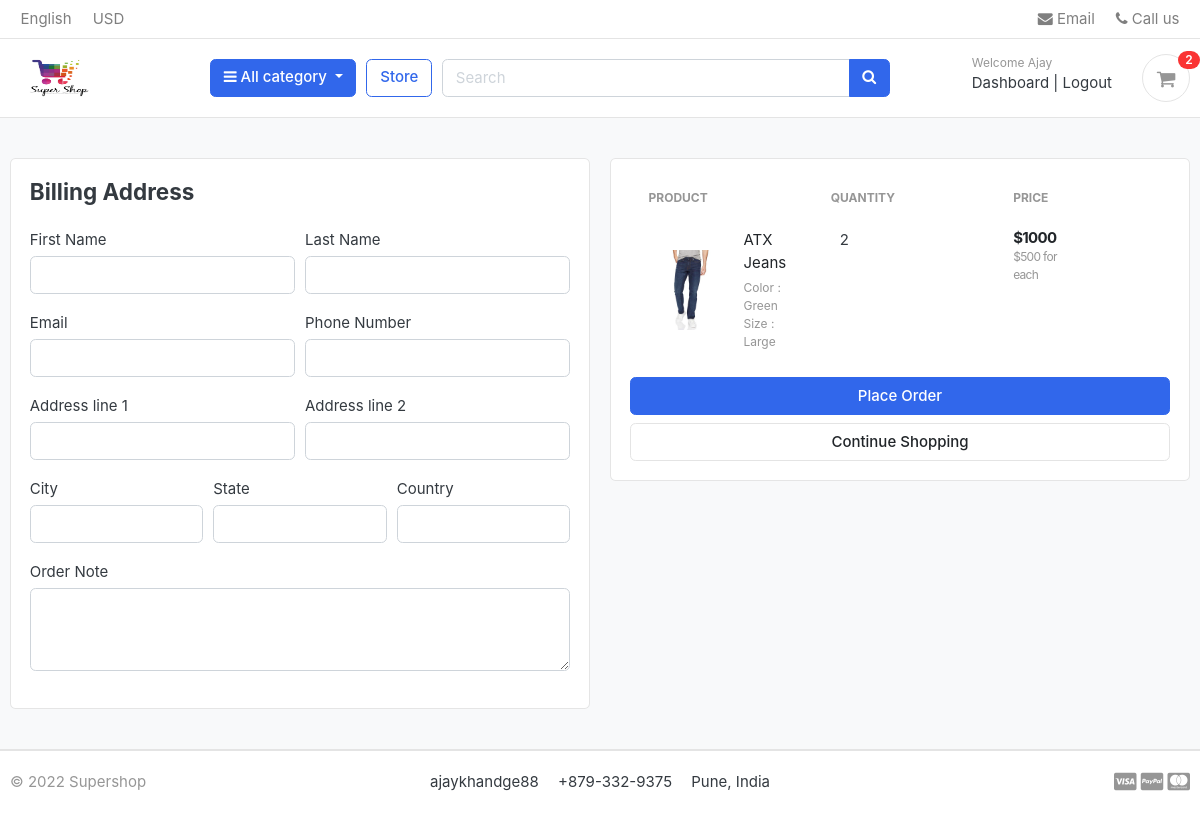
Page /cart/checkout/ (signed in) on the earlier database version.
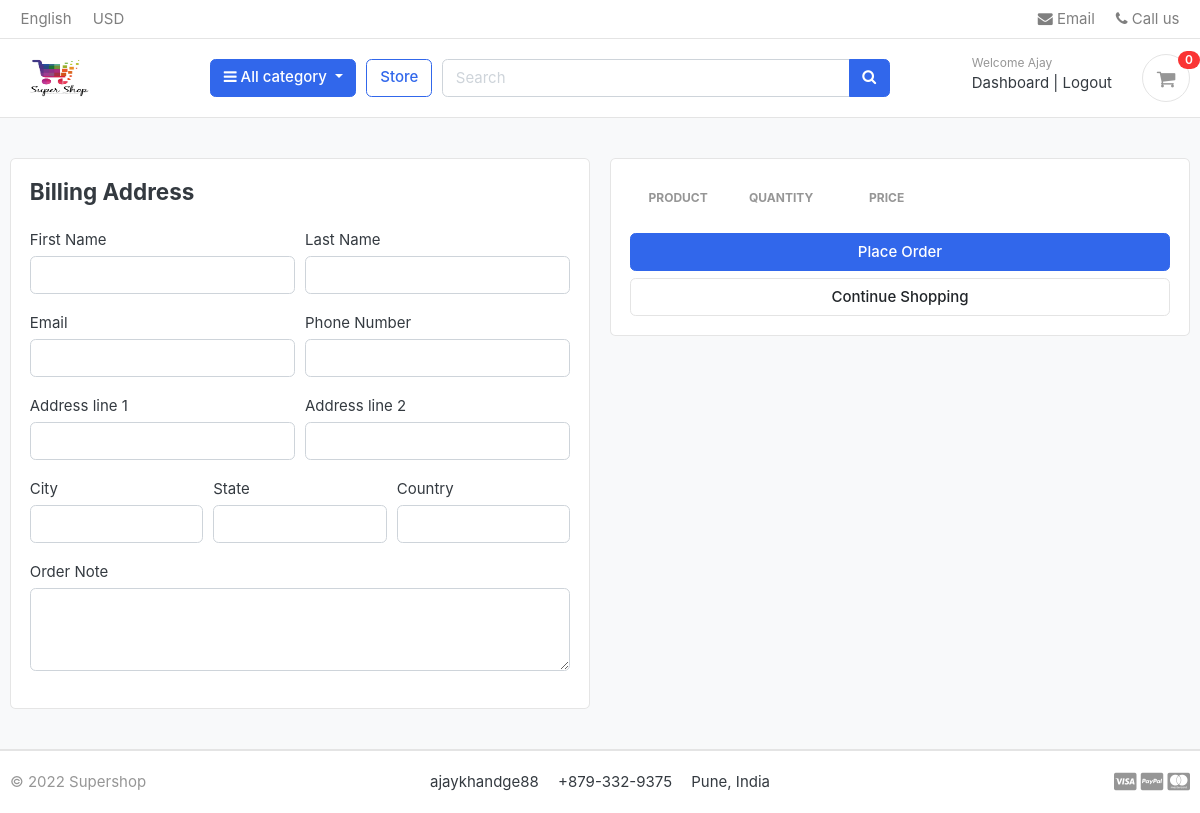
Same page on the later database version.
### carts/models.py (models this page shows, shortened)
class CartItem(models.Model):
    user = models.ForeignKey(Account,on_delete=models.CASCADE,null=True)
    product = models.ForeignKey(Product,on_delete = models.CASCADE)
    variations = models.ManyToManyField(Variation,blank=True)   #product can have many colors
    cart = models.ForeignKey(Cart,on_delete = models.CASCADE,null=True)
    quantity = models.IntegerField()
    is_active = models.BooleanField(default=True)
    def subtotal(self):
        return self.product.price * self.quantity

### store/models.py (models this page shows, shortened)
class Product(models.Model):
    product_name = models.CharField(max_length=200,unique=True)
    slug = models.SlugField(max_length=200,unique=True)
    description = models.TextField(max_length=500,blank=True)
    price = models.IntegerField()
    image = models.ImageField(upload_to='photos/products')
    stock = models.IntegerField()
    is_available = models.BooleanField(default=True)
    category = models.ForeignKey(Category,on_delete=models.CASCADE)  #when category is deleted all prods under category will be deleted
    created_date = models.DateTimeField(auto_now_add=True)
    modified_date = models.DateTimeField(auto_now=True)
    def get_url(self):
        return reverse('product_detail',args=[self.category.slug, self.slug])

class Variation(models.Model):
    product = models.ForeignKey(Product,on_delete=models.CASCADE)
    variation_value = models.CharField(max_length=100,null=True)
    variation_category = models.CharField(max_length=100, choices=variation_category_choice)
    is_active = models.BooleanField(default=True)
    created_date = models.DateTimeField(auto_now=True)
    objects = VariationManager()

### carts/views.py (the view)
# urls.py: path('checkout/',views.checkout, name = 'checkout'),
@login_required(login_url='login')
def checkout(request,total_price = 0,quantity=0,cart_items = None):
    try:
        tax = 0
        grand_total = 0
        if request.user.is_authenticated:
            cart_items = CartItem.objects.filter(user=request.user,is_active=True)
        else:
            cart = Cart.objects.get(cart_id = _cart_id(request))
            cart_items = CartItem.objects.filter(cart = cart,is_active=True)
        for cart_item in cart_items:
            total_price += (cart_item.product.price * cart_item.quantity)
            quantity += cart_item.quantity
        tax = (2*total_price)/100   # 2 % of tax on price
        grand_total = total_price + tax
    except ObjectDoesNotExist:
        pass #ignore for now
    context = {
        'total_price': total_price,
        'quantity' : quantity,
        'cart_items' : cart_items,
        'tax': tax,
        'grand_total' : grand_total,
    }
    return render(request,'store/checkout.html',context)

### carts/context_processors.py (called while the page is built)
def cart_counter(request):
    if 'admin' in request.path:
        return {}
    else:
        cart_count = 0
        try:
            cart = Cart.objects.filter(cart_id = _cart_id(request))
            if request.user.is_authenticated:
                cart_items = CartItem.objects.all().filter(user = request.user)
            else:
                cart_items = CartItem.objects.all().filter(cart = cart[:1])
            for cart_item in cart_items:
                cart_count+=cart_item.quantity
        except Cart.DoesNotExist:
            cart_count = 0
    return dict(cart_count = cart_count)

### carts/views.py (called while the page is built)
def _cart_id(request):
    cart = request.session.session_key
    if not cart:
        cart = request.session.create()
    return cart

### category/context_processors.py (called while the page is built)
def menu_links(request):
    categories = Category.objects.all()
    return dict(links = categories)

### category/models.py (called while the page is built)
    def get_url(self):
        return reverse('products_by_category',args = [self.slug])

### templates/store/checkout.html (shortened to what the changed rows need)
{% extends 'base.html' %}
{%load static %}
{% block content %}
<section class="section-content padding-y bg">
    <div class="container">
    <div class="row">
        <aside class="col-lg-6">
            <div class="card">
            <div class="card-body">
                <table class="table table-borderless table-shopping-cart">
                    <thead class="text-muted">
                    <tr class="small text-uppercase">
                      <th scope="col">Product</th>
                      <th scope="col" width="120">Quantity</th>
                      <th scope="col" width="120">Price</th>
                      <th scope="col" class="text-right" width="200"> </th>
                    </tr>
                    </thead>
                    <tbody>
                        {% for cart_item in cart_items %}
                    <tr>
                        <td>
                            <figure class="itemside align-items-center">
                                <div class="aside"><img src="{{ cart_item.product.image.url }}" class="img-sm"></div>
                                <figcaption class="info">
                                    <a href="{{ cart_item.product.get_url }}" class="title text-dark">{{cart_item.product.product_name}}</a>
                                    <p class="text-muted small">
                                        {% if cart_item.variations.all %}
                                            {% for item in cart_item.variations.all %}
                                            {{item.variation_category | capfirst}} : {{item.variation_value | capfirst }}
                                            <br>
                                            {% endfor %}
                                        {% endif%}
                                    </p>
                                </figcaption>
                            </figure>
                        </td>
                        <td>
                                        <div class="col">
                                            <div class="input-group input-spinner">
                                                <label> {{cart_item.quantity }}</label>
                                            </div>
                                        </div>
                        </td>
                        <td>
                            <div class="price-wrap">
                                <var class="price">${{cart_item.subtotal}}</var>
                                <small class="text-muted"> ${{cart_item.product.price}} for each </small>
                            </div>
                        </td>
                    </tr>
                    {% endfor %}
                    </tbody>
                    </table>
            </div>
            </div>
    </aside>
    </div>
    </div>
    </section>
{% endblock %}

### templates/includes/navbar.html (shortened to what this page needs)
{% load static %}
<header class="section-header">
    <nav class="navbar p-md-0 navbar-expand-sm navbar-light border-bottom">
    <div class="container">
      <div class="collapse navbar-collapse" id="navbarTop4">
        <ul class="navbar-nav mr-auto">
            <li class="nav-item dropdown">
                 <a href="#" class="nav-link">   English </a>
            </li>
            <li class="nav-item dropdown">
                <a href="#" class="nav-link"> USD </a>
            </li>
        </ul>
        <ul class="navbar-nav">
            <li><a href="#" class="nav-link"> <i class="fa fa-envelope"></i> Email </a></li>
            <li><a href="#" class="nav-link"> <i class="fa fa-phone"></i> Call us </a></li>
        </ul>
      </div>
    </div>
    </nav>
    <section class="header-main border-bottom">
        <div class="container">
    <div class="row align-items-center">
        <div class="col-lg-2 col-md-3 col-6">
            <a href="{% url 'home' %}" class="brand-wrap">
                <img class="logo" src="{% static 'site/supershop.png' %}" width="90px" height="80px">
            </a>
        </div>
        <div class="col-lg col-sm col-md col-6 flex-grow-0">
            <div class="category-wrap dropdown d-inline-block float-right">
                <button type="button" class="btn btn-primary dropdown-toggle" data-toggle="dropdown">
                    <i class="fa fa-bars"></i> All category
                </button>
            </div>
        </div>
        <a href="{% url 'store'%}" class="btn btn-outline-primary">Store</a>
        <div class="col-lg  col-md-6 col-sm-12 col">
            <form action="{% url 'search' %}" class="search">
                <div class="input-group w-100">
                    <input type="text" class="form-control" style="width:60%;" placeholder="Search" name="keyword">
                    <div class="input-group-append">
                      <button class="btn btn-primary" type="submit">
                        <i class="fa fa-search"></i>
                      </button>
                    </div>
                </div>
            </form>
        </div>
        <div class="col-lg-3 col-sm-6 col-8 order-2 order-lg-3">
                    <div class="d-flex justify-content-end mb-3 mb-lg-0">
                        {% if user.id is None %}
                        <div class="widget-header">
                            <small class="title text-muted">Welcome guest!</small>
                            <div>
                                <a href="{% url 'login' %}">Sign in</a> <span class="dark-transp"> | </span>
                                <a href="{% url 'register' %}"> Register</a>
                            </div>
                        </div>
                        {% else %}
                        <div class="widget-header">
                            <small class="title text-muted">Welcome {{user.first_name }} </small>
                            <div>
                                <a href="{% url 'dashboard' %}">Dashboard</a> <span class="dark-transp"> | </span>
                                <a href="{% url 'logout' %}"> Logout</a>
                            </div>
                        </div>
                        {% endif %}
                        <a href="{% url 'carts' %}" class="widget-header pl-3 ml-3">
                            <div class="icon icon-sm rounded-circle border"><i class="fa fa-shopping-cart"></i></div>
                            <span class="badge badge-pill badge-danger notify">{{cart_count}}</span>
                        </a>
                    </div>
                </div>
    </div>
        </div>
    </section>
    </header>

Differences in the rows shown:
removed CartItem: product.image (picture), product.product_name "ATX Jeans", quantity "2", subtotal "1000", product.price "500"
no longer on this page (row unchanged): Variation: variation_category "Color", variation_value "Green"
no longer on this page (row unchanged): Variation: variation_category "Size", variation_value "Large"
Other differences:
{{ cart_count }}: "2" → "0"
